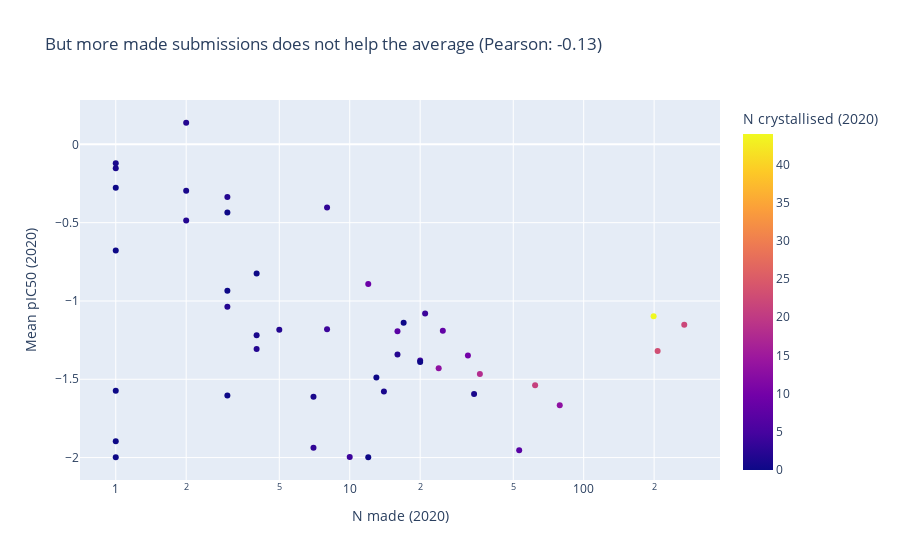

Here is the notebook cell this chart was saved with:
### Code cell
# IC50
import plotly.express as px
from scipy.stats import pearsonr

creators['name'] = creators.index
creators['Mean pIC50 (2020)'] = creators['Gmean IC50 (2020)'].apply(lambda v: -np.log10(v))

subbed = creators.loc[(creators['N made (2020)'].astype(bool)) & (~creators['Mean pIC50 (2020)'].isna())]
rho = pearsonr(subbed['N made (2020)'], subbed['Mean pIC50 (2020)'])
print(rho)
px.scatter(creators, 'N made (2020)', 'Mean pIC50 (2020)', color='N crystallised (2020)',
          hover_data=['name', 'N made (2020)', 'N made (2020)'],
          log_x=True,
          title=f'But more made submissions does not help the average (Pearson: {rho.statistic:.2f})'
          )

### Figure 1 — Plotly figure (JSON) as saved in the notebook; plotly's stock layout.template omitted (floating-point values rounded to 4 significant figures; data arrays with more than 128 entries replaced by an {"elided": "..."} marker saying what was removed)
{"data": [{"customdata": {"elided": "368x1 str values"}, "hovertemplate": "N made (2020)=%{x}<br>Mean pIC50 (2020)=%{y}<br>name=%{customdata[0]}<br>N crystallised (2020)=%{marker.color}<extra></extra>", "legendgroup": "", "marker": {"color": {"elided": "368 int values"}, "coloraxis": "coloraxis", "symbol": "circle"}, "mode": "markers", "name": "", "orientation": "v", "showlegend": false, "type": "scatter", "x": {"elided": "368 int values"}, "xaxis": "x", "y": {"elided": "368 float values"}, "yaxis": "y"}], "layout": {"autosize": true, "coloraxis": {"colorbar": {"title": {"text": "N crystallised (2020)"}}, "colorscale": [[0, "#0d0887"], [0.1111, "#46039f"], [0.2222, "#7201a8"], [0.3333, "#9c179e"], [0.4444, "#bd3786"], [0.5556, "#d8576b"], [0.6667, "#ed7953"], [0.7778, "#fb9f3a"], [0.8889, "#fdca26"], [1, "#f0f921"]]}, "legend": {"tracegroupgap": 0}, "title": {"text": "But more made submissions does not help the average (Pearson: -0.13)"}, "xaxis": {"anchor": "y", "autorange": true, "domain": [0, 1], "range": [-0.1459, 2.576], "title": {"text": "N made (2020)"}, "type": "log"}, "yaxis": {"anchor": "x", "autorange": true, "domain": [0, 1], "range": [-2.152, 0.2916], "title": {"text": "Mean pIC50 (2020)"}, "type": "linear"}}}
